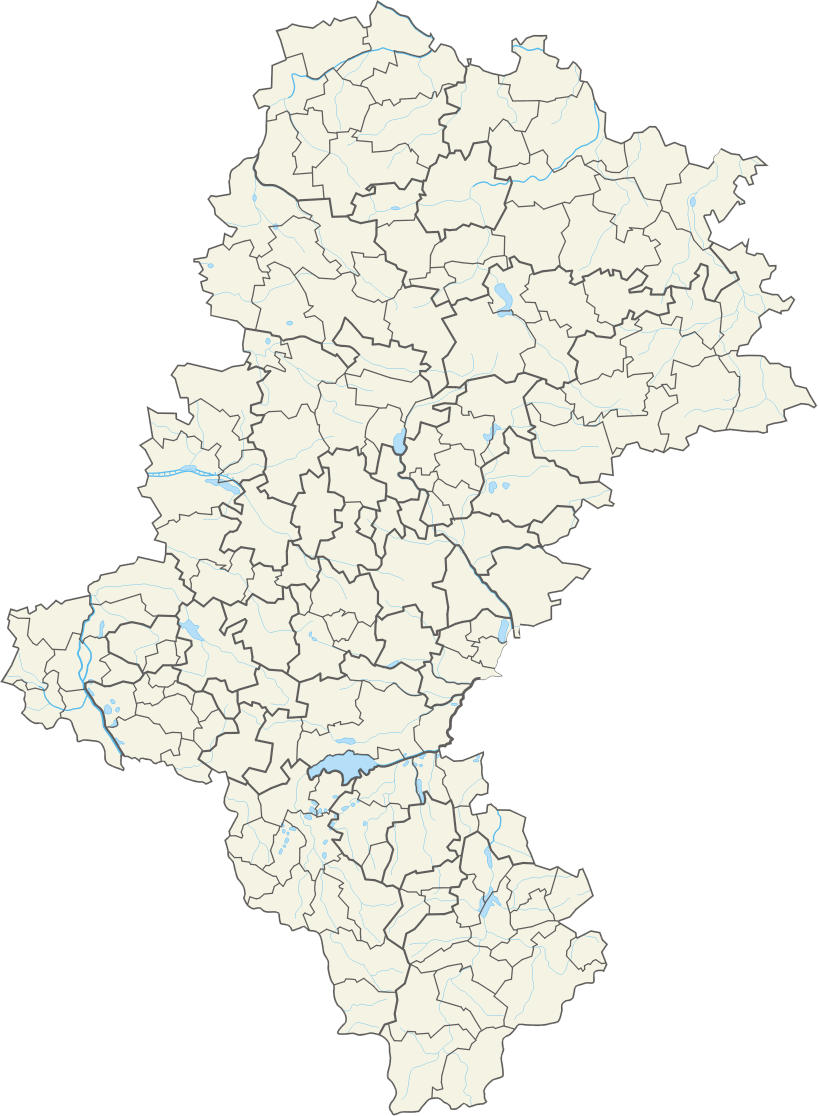
#> input picture heatmapgenerator/Slaskie_mapa_administracyjna.png, 1635 x 2232 px (shown at 1/2 size)
$ python main.py
#> lines starting #> are read from the running program, lines starting #| are printed output that depends on the picture; after the words box and inside, x2 and y2 are one past the last pixel; in counts of white or black regions, pixels touching at a corner belong together
### heatmapgenerator/plotCounty.py
import numpy as np
import matplotlib.pyplot as plt
from PIL import Image, ImageOps
def plot(data, pngPath):
    #tworzenie heatmapy bicubic

#> called with pngPath = 'Slaskie_mapa_administracyjna.png'
    fig=plt.imshow(data, cmap='hot', interpolation='bicubic', alpha=0.9,)

    plt.axis('off')
    fig.axes.get_xaxis().set_visible(False)
    fig.axes.get_yaxis().set_visible(False)
    #zapisanie tej heatmapy
    plt.savefig("heatmap.png",bbox_inches='tight',
                pad_inches = 0, transparent=True)
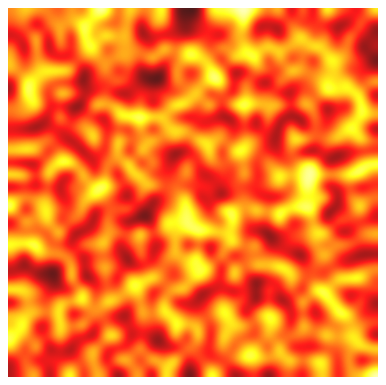
#> figure drawn by matplotlib, 1 panel

    #tworzenie maski invertwoanie jej zeby bylo biala poza ksztaltem i ustawienie jej na binarna
    mask=Image.open(pngPath).convert('L')
    mask=ImageOps.invert(mask)
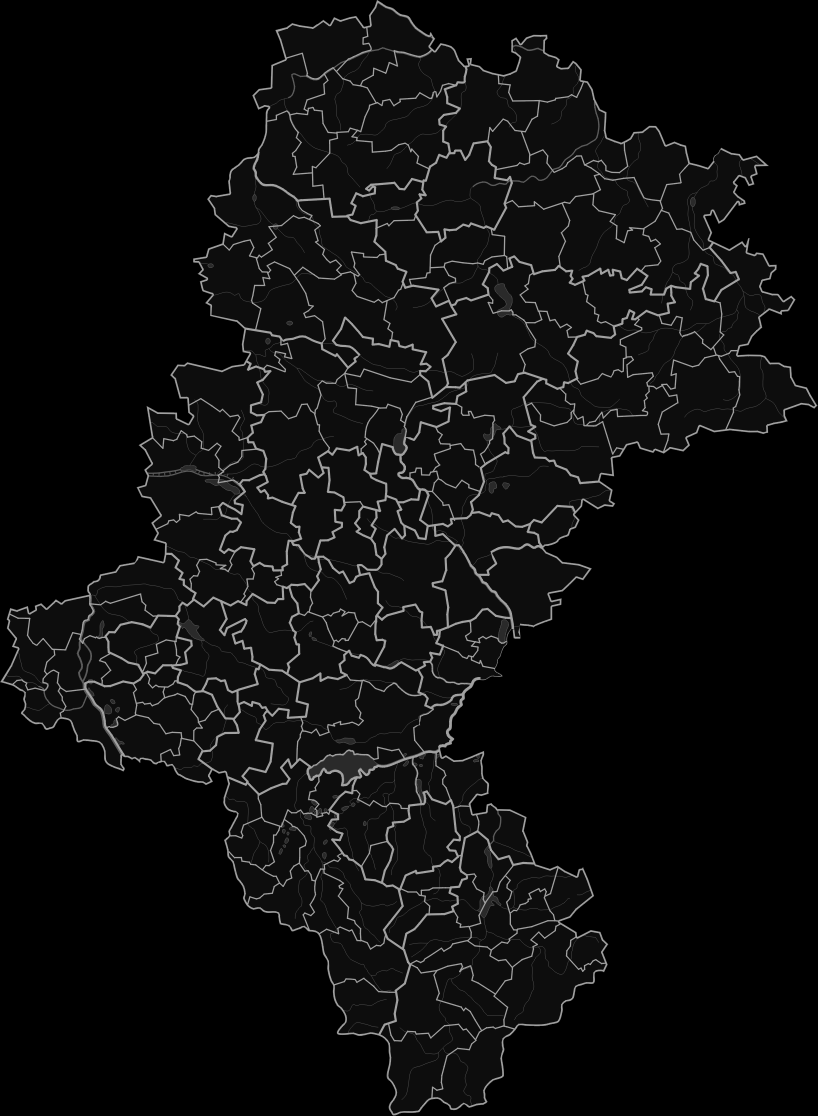
#> mask: PIL image 1635x2232 L (shown at 1/2 size); min 0, max 161, mean 13
    mask= mask.point(lambda x: 0 if x==0 else 255, '1')
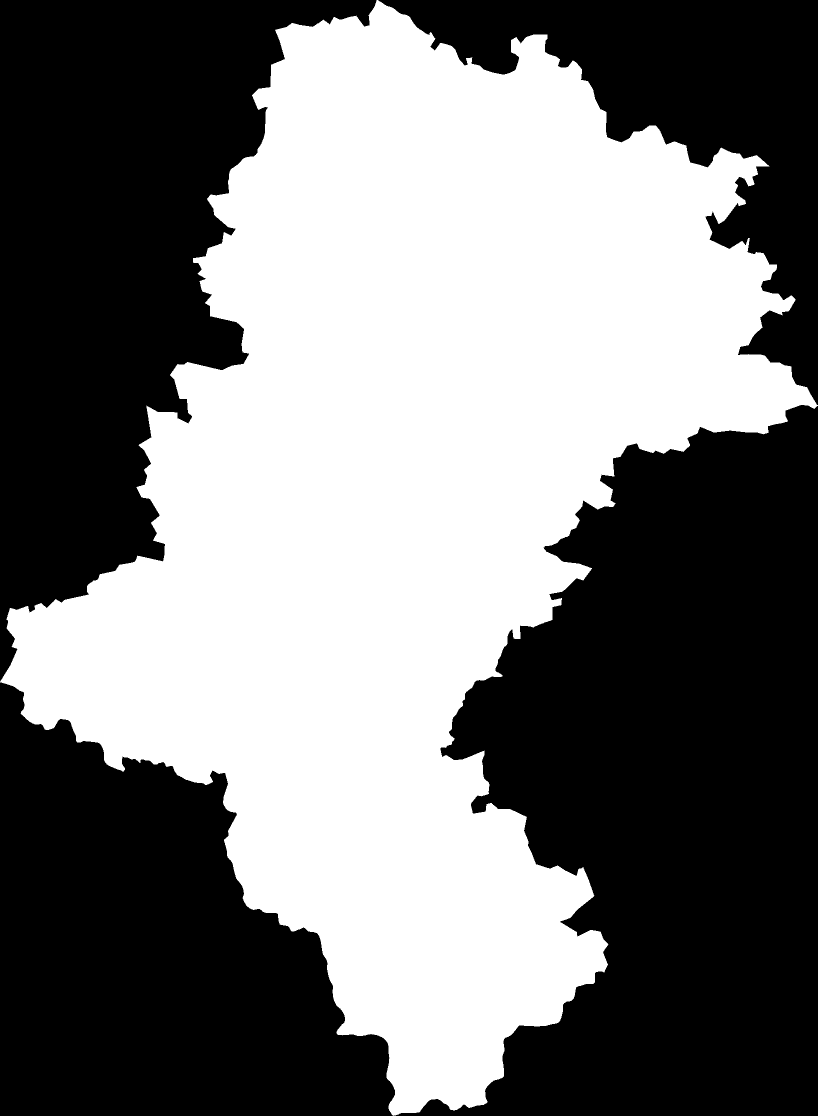
#> mask: PIL image 1635x2232 1 (shown at 1/2 size); 47% white; 1 white region, box (x1, y1, x2, y2) and area: (0, 0, 1635, 2232) 1714445

    #wszytanie powiatow i heatmapy do pila
    countyImg= Image.open(pngPath)
#> countyImg is the input picture: PIL image 1635x2232 RGBA; mean R, G, B, A 242.4, 242.6, 236.7, 119.5
    heatmapImg= Image.open("heatmap.png")
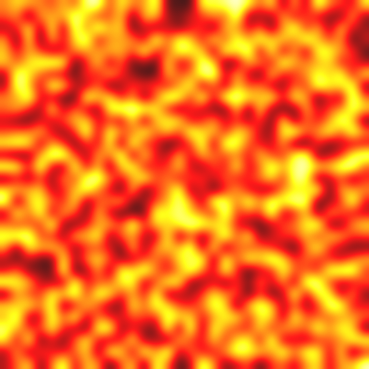
#> heatmapImg: PIL image 369x369 RGBA; mean R, G, B, A 246, 94.3, 1.3, 229; transparent parts drawn white

    #zcropowanie maski do odpowiedniego rozmiaru
    mask.thumbnail(heatmapImg.size)
#> mask: PIL image 270x369 1; 47% white; 2 white regions (1 under 20 px), largest, box (x1, y1, x2, y2) and area: (0, 0, 270, 369) 46818
    heatmapImg=ImageOps.fit(heatmapImg, mask.size,centering=(0.5,0.5))
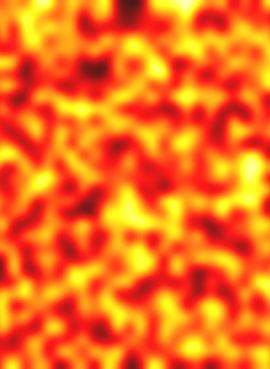
#> heatmapImg: PIL image 270x369 RGBA; mean R, G, B, A 246.1, 93.5, 1.4, 229; transparent parts drawn white
    heatmapImg.putalpha(mask)
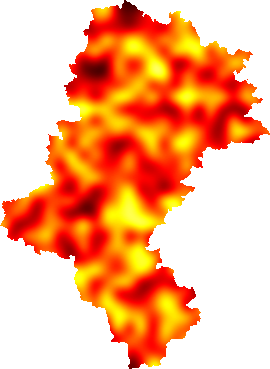
#> heatmapImg: PIL image 270x369 RGBA; mean R, G, B, A 246.1, 93.5, 1.4, 119.8; transparent parts drawn white


    #ustawienie powiatow na rozmiar heatmapy
    countyImg.thumbnail(heatmapImg.size)
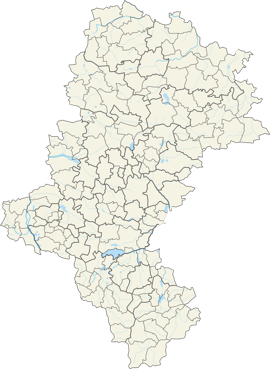
#> countyImg: PIL image 270x369 RGBA; mean R, G, B, A 108.4, 108.6, 102.7, 119.5; transparent parts drawn white
    #wklejenie hitmapy na powiaty
    countyImg.paste(heatmapImg,(0,0),heatmapImg)
    countyImg.save("result.png")
    return

### heatmapgenerator/Data.py
import numpy as np
def getData():
    #todo get data from sql
    Data= np.random.random((32,32))
    return Data

### heatmapgenerator/main.py
import numpy as np
import plotCounty
import Data


def heatGeneratingLoop():
    while(True):
        a= Data.getData()
        #todo zrobic converter ze wsp geograficznych do komorki tablicy heatmapy w zaleznosci do wojewodztwa

        plotCounty.plot(a,"Slaskie_mapa_administracyjna.png")


if __name__ == '__main__':
#> (the run stopped early here; a loop or call above may not have finished)
